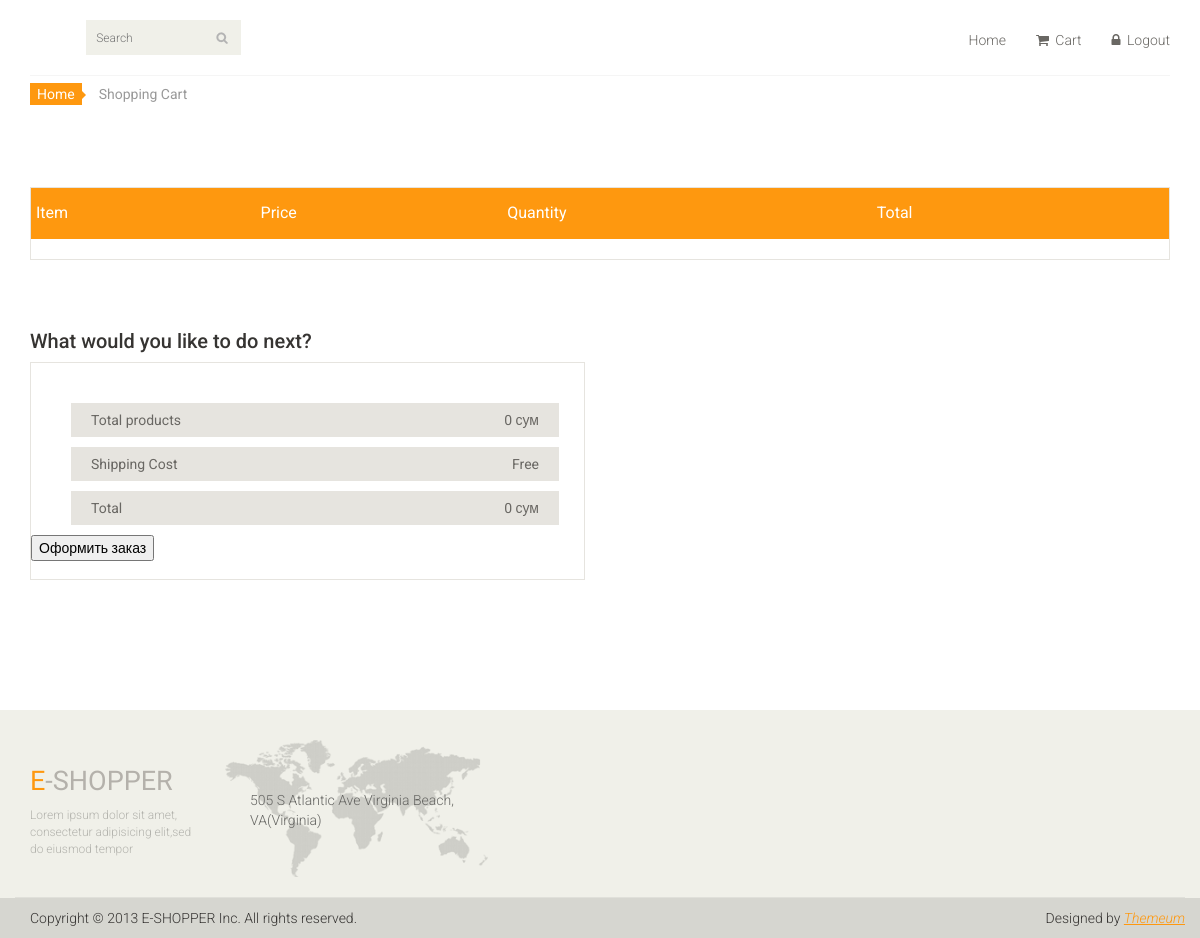
Before: /cart (signed in) with the older database file.
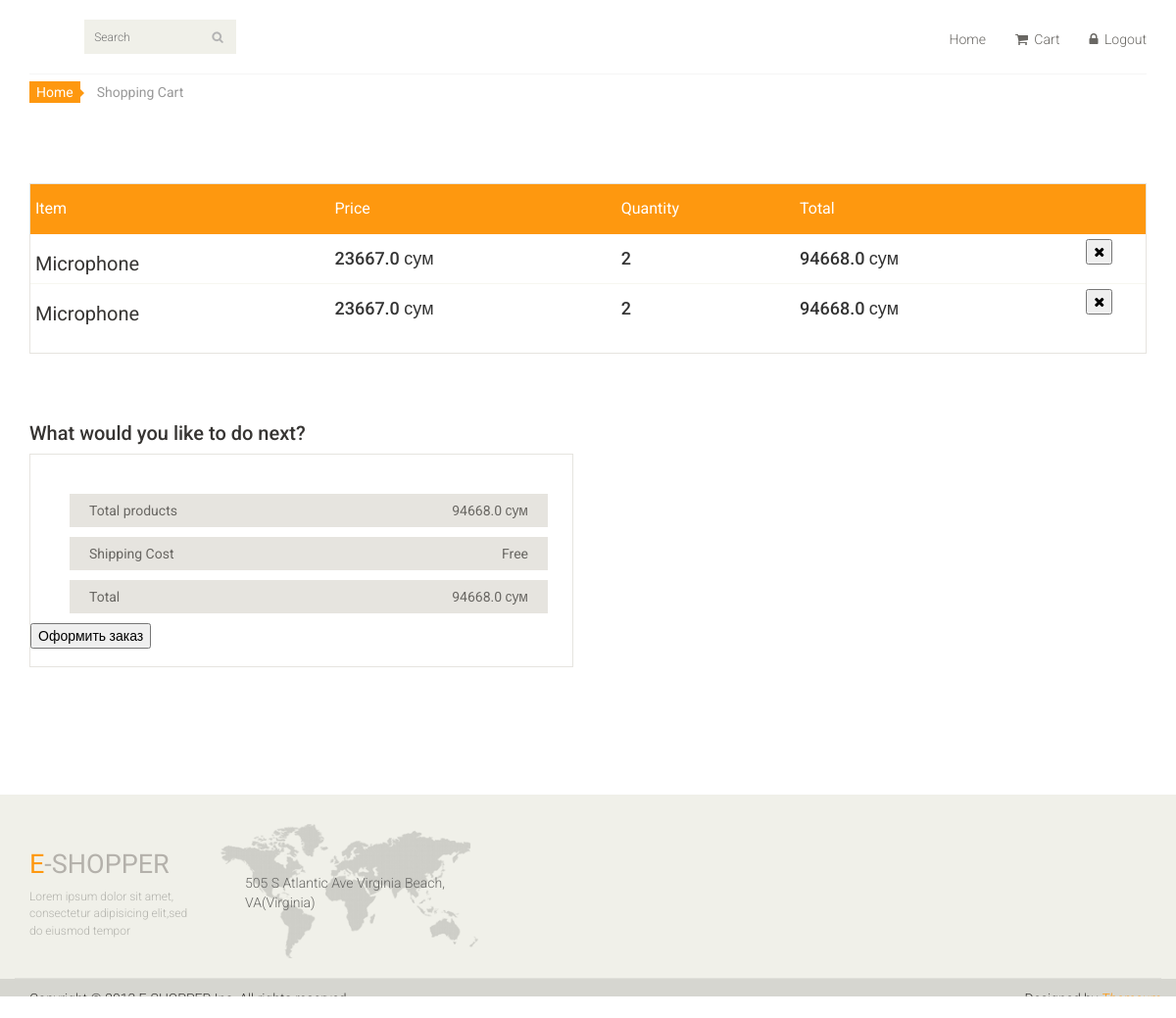
After: the same page with the newer database file.
### main_page/models.py (models this page shows)
class UserCart(models.Model):
    user_id = models.IntegerField()
    user_product = models.ForeignKey(Product, on_delete=models.CASCADE)
    user_product_quantity = models.IntegerField()
    total_for_product = models.FloatField()

class Product(models.Model):
    product_name = models.CharField(max_length=125)
    product_count = models.IntegerField()
    product_price = models.FloatField()
    product_photo = models.ImageField(upload_to='media')
    product_des = models.TextField()
    product_category = models.ForeignKey(Category, on_delete=models.CASCADE)
    reg_date = models.DateTimeField(auto_now_add=True)
    def __str__(self):
        return self.product_name

### main_page/views.py (the view)
# urls.py: path('cart', views.get_user_cart),
def get_user_cart(request):
     user_cart = models.UserCart.objects.filter(user_id=request.user.id)
     total = sum([i.total_for_product for i in user_cart])
     context = {'cart': user_cart, 'total': total}
     return render(request, 'user_cart.html', context)

### main_page/templates/user_cart.html (shortened to what this page needs)
{% extends 'index.html' %}
{% block content %}
	<section id="cart_items">
		<div class="container">
			<div class="breadcrumbs">
				<ol class="breadcrumb">
				  <li><a href="/">Home</a></li>
				  <li class="active">Shopping Cart</li>
				</ol>
			</div>
			<div class="table-responsive cart_info">
				<table class="table table-condensed">
					<thead>
						<tr class="cart_menu">
							<td class="description">Item</td>
							<td class="price">Price</td>
							<td class="quantity">Quantity</td>
							<td class="total">Total</td>
							<td></td>
						</tr>
					</thead>
					<tbody>
					{% for i in cart %}
						<tr>
							<td class="cart_description">
								<h4><a href="/item/{{ i.user_product.id }}">{{ i.user_product }}</a></h4>
							</td>
							<td class="cart_price">
								<h4>{{ i.user_product.product_price }} сум</h4>
							</td>
							<td class="cart_quantity">
								<h4>{{ i.user_product_quantity }}</h4>
							</td>
							<td class="cart_total">
								<h4>{{ total }} сум</h4>
							</td>
							<td class="cart_delete">
								<form action="/del_item/{{ i.product.id }}" method="post">
									<button><i class="fa fa-times"></i></button>
								</form>
							</td>
						</tr>
					{% endfor %}
					</tbody>
				</table>
			</div>
		</div>
	</section>
	<section id="do_action">
		<div class="container">
			<div class="heading">
				<h3>What would you like to do next?</h3>
			</div>
			<div class="row">
				<div class="col-sm-6">
					<div class="total_area">
						<ul>
							<li>Total products <span>{{ total }} сум</span></li>
							<li>Shipping Cost <span>Free</span></li>
							<li>Total <span>{{ total }} сум</span></li>
						</ul>
							<form method="POST" action="/order">
								<button>Оформить заказ</button>
							</form>
					</div>
				</div>
			</div>
		</div>
	</section>
{% endblock content %}

Changed rows visible on the page:
added UserCart: user_product "Microphone", user_product.product_price "23667.0", user_product_quantity "2", total "94668.0"
added UserCart: user_product "Microphone", user_product.product_price "23667.0", user_product_quantity "2", total "94668.0"
Other visible differences:
{{ total }}: "0" → "94668.0"
